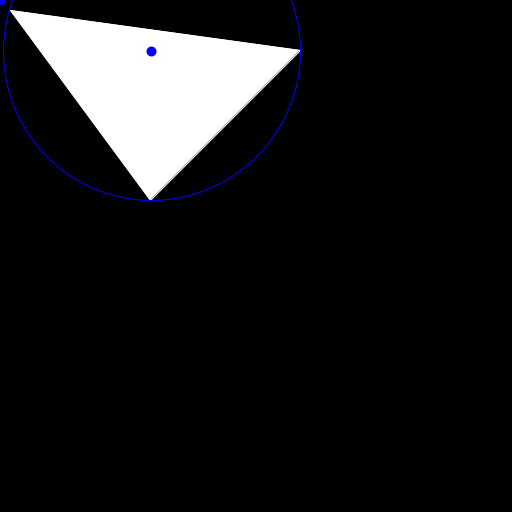
Frame 1 (no input)
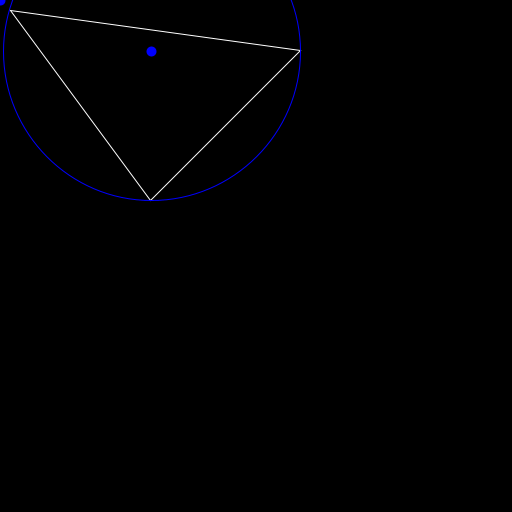
Frame 60 (the mouse pressed at the canvas centre just before this capture)
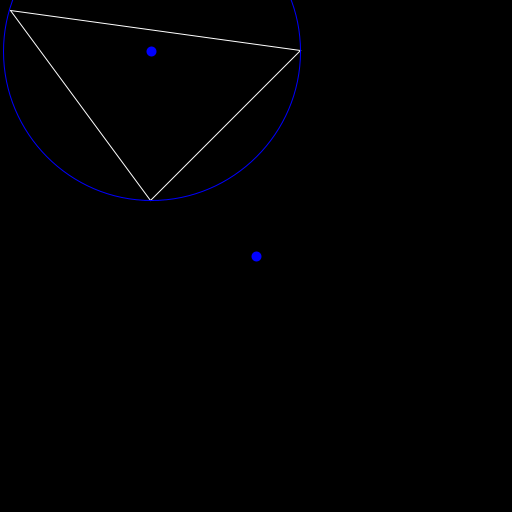
Frame 120 (the mouse held since frame 60 and released just before this capture)

The Processing sketch that drew these frames (run headless with seeded random() and noise(); from frame 60 on, the mouse is pressed at the canvas centre):

// Processing sketch: processing_187085
// ── processing_187085.pde

// Written by Jakob Thomsen

float time;

float ax;
float ay;
float bx;
float by;
float cx;
float cy;

float toScrX(float x)
{
  return float(width) * (x + 1.0) / 2.0;
}

float toScrY(float y)
{
  return float(height) * (y + 1.0) / 2.0;
}

float toScrSX(float x)
{
  return float(width) * x / 2.0;
}

float toScrSY(float y)
{
  return float(height) * y / 2.0;
}

class pt
{
  float x;
  float y;
  
  pt()
  {
    x = 0;
    y = 0;
  }

  pt(float _x, float _y)
  {
    x = _x;
    y = _y;
  }
}

pt triangle_circumcenter(float ax, float ay, float bx, float by, float cx, float cy)
{
  float d = 2.0*(ax*(by-cy)+bx*(cy-ay)+cx*(ay-by));
  pt result = new pt();
  float aa = ax*ax+ay*ay;
  float bb = bx*bx+by*by;
  float cc = cx*cx+cy*cy;   
  result.x = (aa*(by-cy)+bb*(cy-ay)+cc*(ay-by))/d;
  result.y = (aa*(cx-bx)+bb*(ax-cx)+cc*(bx-ax))/d;
  
  return result;
}

float triangle_circumradius(float ax, float ay, float bx, float by, float cx, float cy)
{
  float abx = ax - bx;
  float aby = ay - by;
  float C = sqrt(abx * abx + aby * aby);
  
  float bcx = bx - cx;
  float bcy = by - cy;
  float A = sqrt(bcx * bcx + bcy * bcy);
  
  float cax = cx - ax;
  float cay = cy - ay;
  float B = sqrt(cax * cax + cay * cay);
  
  return (A*B*C) / sqrt((A+B+C)*(B+C-A)*(C+A-B)*(A+B-C));
}

boolean inside_triangle(float ax, float ay, float bx, float by, float cx, float cy, float x, float y)
{
  // convert position to barycentric coordinates
  float d = (by - cy) * (ax - cx) + (cx - bx) * (ay - cy);
  float alpha = ((by-cy)*(x-cx)+(cx-bx)*(y-cy)) / d;
  float beta = ((cy-ay)*(x-cx)+(ax-cx)*(y-cy)) / d;
  float gamma = 1.0 - alpha - beta;
  
  return !(alpha < 0 || alpha > 1 || beta < 0 || beta > 1 || gamma < 0 || gamma > 1);
}

boolean inside_circle(float cr, float cx, float cy, float x, float y)
{
  float dx = x - cx;
  float dy = y - cy;
  
  return dx * dx + dy * dy <= cr * cr;
}

void setup()
{
  size(512, 512);
  colorMode(RGB, 1);
  time = 0;
  
  ax = 10;
  ay = 10;
  bx = 300;
  by = 50;
  cx = 150;
  cy = 200;
}

void draw()
{
  background(0);
  float dt = frameRate;
  if(dt != 0)
  {
    time += dt;
  }
  else
  {
    time = float(millis()) / 1000.0;
  }
  
  // rect(toScrX(-0.5), toScrY(-0.5), toScrSX(1.0), toScrSY(1.0));
  stroke(1);
  strokeWeight(1);
  triangle(ax, ay, bx, by, cx, cy);
  pt q = triangle_circumcenter(ax, ay, bx, by, cx, cy);
  float r = triangle_circumradius(ax, ay, bx, by, cx, cy);
  stroke(0,0,1);
  strokeWeight(10);
  point(q.x, q.y);
  strokeWeight(1);
  noFill();
  stroke(0,0,1);
  ellipse(q.x, q.y, 2.0 * r, 2.0 * r);

  strokeWeight(10);
  if(inside_circle(r, q.x, q.y, mouseX, mouseY))
  {
    if(inside_triangle(ax, ay, bx, by, cx, cy, mouseX, mouseY))
    {
      stroke(0,1,0);
    }
    else
    {
      stroke(1,0,0);
    }
  }
  else
  {
    stroke(0,0,1);
  }

  point(mouseX, mouseY);

  if(mousePressed)
  {
    if(mouseButton == LEFT)
    {
      ax = mouseX;
      ay = mouseY;
    }
    if(mouseButton == CENTER)
    {
      bx = mouseX;
      by = mouseY;
    }
    if(mouseButton == RIGHT)
    {
      cx = mouseX;
      cy = mouseY;
    }
  }
}
